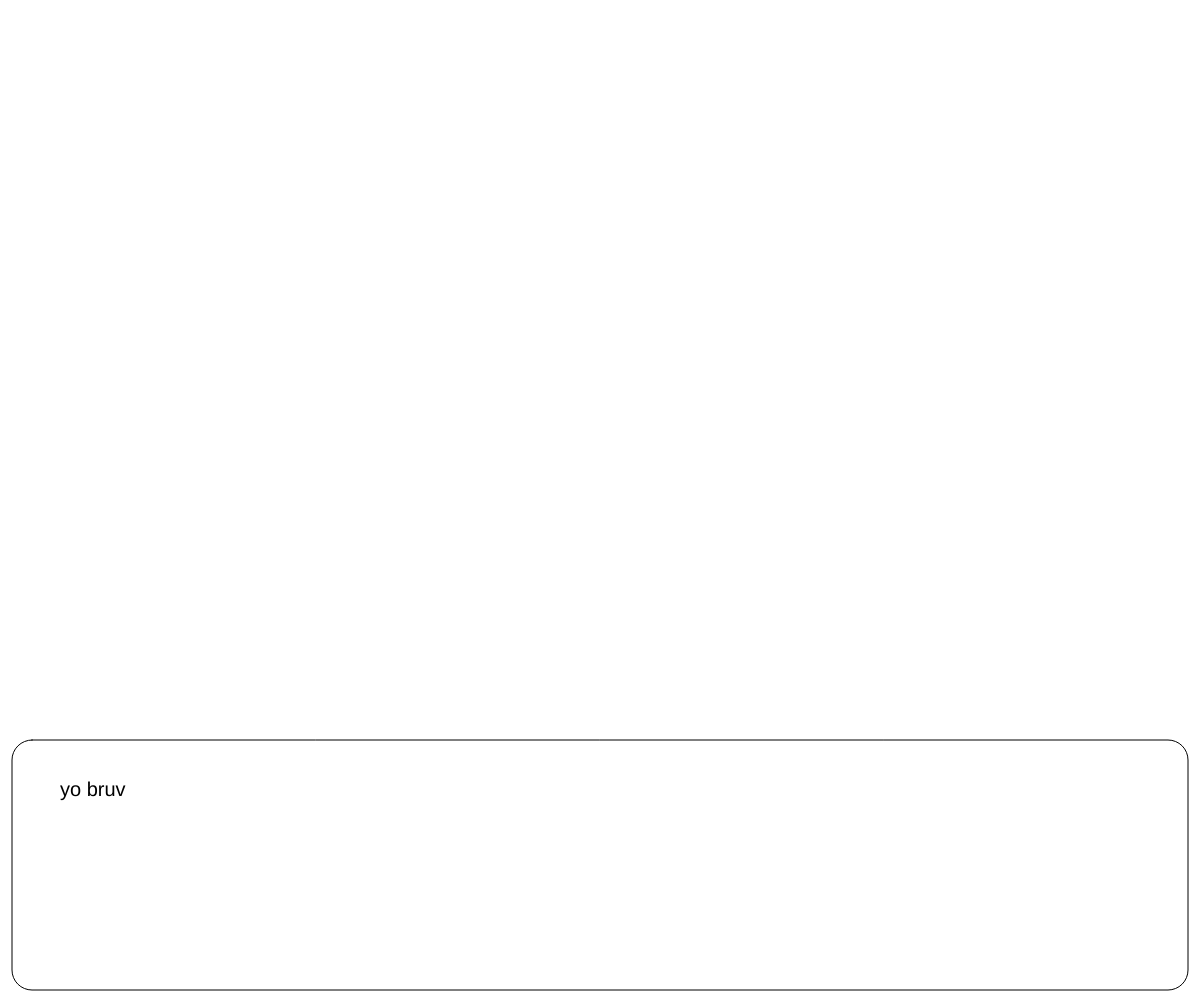
Frame 1 (no input)
Frame 60 (no input): identical to frame 1, image omitted
Frame 120 (the mouse pressed at the canvas centre since frame 60): identical to frame 1, image omitted

The p5.js sketch that drew this single still picture (run headless with seeded random() and noise() and a simulated clock; from frame 60 on, the mouse is pressed at the canvas centre):

// p5.js sketch
// ── sketch.js
// Battle Thing
// Abar
// Date
//
// Extra for Experts:
// - describe what you did to take this project "above and beyond"

function setup() {
  createCanvas(windowWidth, windowHeight);
}

function draw() {
  background(255);
  
  textBox("yo bruv");
}

// class Bros {
//   constructor(name,)
// }

function textBox(theText) {
  fill(255);
  rect(width * 0.01, 3 * (height/4) - height * 0.01, width - width * 0.02, height/4, 20);
  
  fill(0);
  textSize(20);
  text(theText, width * 0.05, 3 * (height/4) + height * 0.03, width - width * 0.05, height/4)
}
